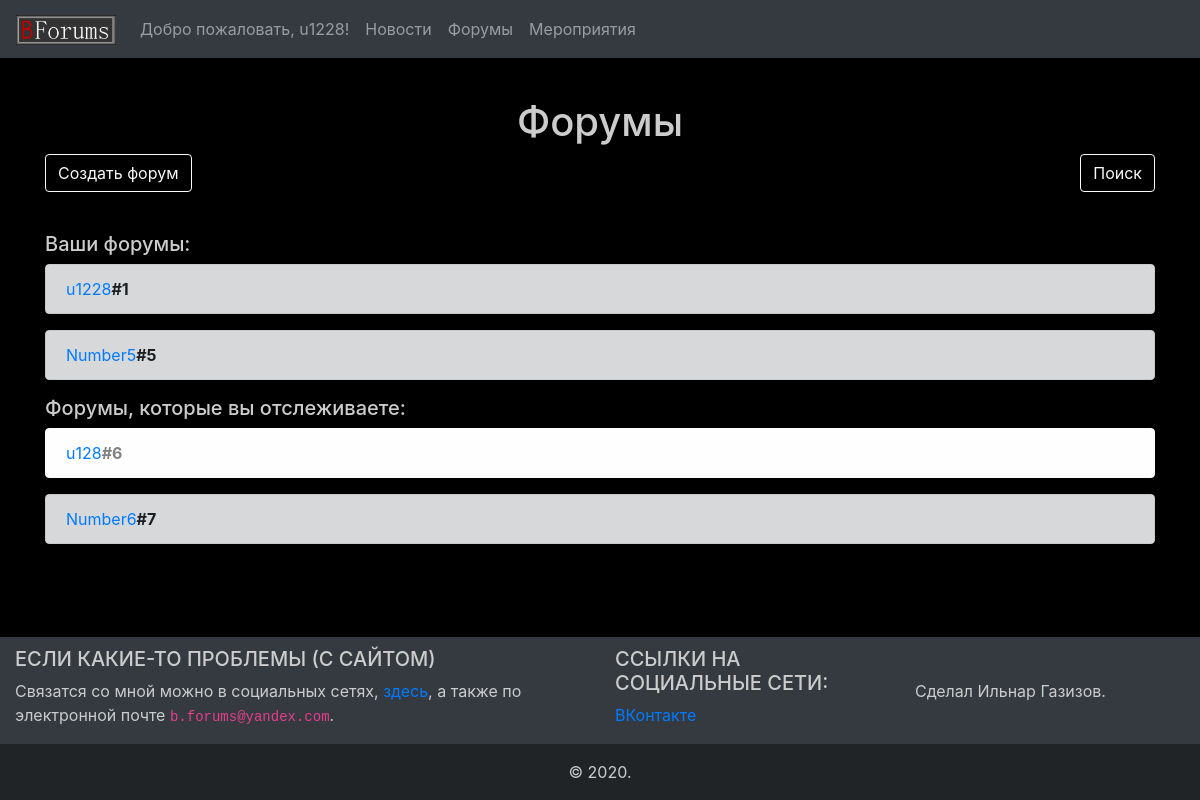
/forums (signed in), run on the app's committed database.
### models.py (models this page shows, shortened)
class User(SqlAlchemyBase, UserMixin):
    __tablename__ = 'users'
    id = sqlalchemy.Column(sqlalchemy.Integer,
                           primary_key=True, autoincrement=True)
    nickname = sqlalchemy.Column(sqlalchemy.String, nullable=True, unique=True)
    email = sqlalchemy.Column(sqlalchemy.String, index=True, unique=True, nullable=True)
    hashed_password = sqlalchemy.Column(sqlalchemy.String, nullable=True)
    forum_id = sqlalchemy.Column(sqlalchemy.Integer, nullable=True)
    follow = sqlalchemy.Column(sqlalchemy.String, nullable=True)

class Forum(SqlAlchemyBase):
    __tablename__ = 'forums'
    id = sqlalchemy.Column(sqlalchemy.Integer,
                           primary_key=True, autoincrement=True)
    title = sqlalchemy.Column(sqlalchemy.String, nullable=True)
    private = sqlalchemy.Column(sqlalchemy.Boolean, default=False)
    personal = sqlalchemy.Column(sqlalchemy.Boolean, default=False)
    admin_id = sqlalchemy.Column(sqlalchemy.Integer)
    editors = sqlalchemy.Column(sqlalchemy.String, default="")

### main.py (the view)
@app.route("/forums")
@login_required
def forums():
    follows = session.query(Forum).filter(Forum.id.in_(
        current_user.follow.split(",")), Forum.admin_id != current_user.id).all()
    created = session.query(Forum).filter(
        Forum.admin_id == current_user.id).all()
    return render_template("forums.html", title="Форумы", follows=follows, created=created)

### main.py (called while the page is built)
@app.context_processor
def inject_variables():
    return dict(format_message=format_message)

@login_manager.user_loader
def load_user(user_id):
    return session.query(User).get(user_id)

### templates/forums.html (shortened to what this page needs)
{% extends "base.html" %}
{% block content %}
<h1>{{title}}</h1>
<a class="btn btn-outline-light" href="/createforum" role="button">Создать форум</a>
<a class="btn btn-outline-light" href="/search" role="button", style="float: right">Поиск</a>
<p>&nbsp;</p>
<h5>Ваши форумы:</h5>
{% for forum in created %}
  {% if forum.private %}
    <div class="alert alert-light" role="alert">
      <a href="/f/{{forum.id}}">{{forum.title}}</a><b color="CCC">#{{forum.id}}</b>
    </div>
  {% else %}
    <div class="alert alert-dark" role="alert">
      <a href="/f/{{forum.id}}">{{forum.title}}</a><b color="CCC">#{{forum.id}}</b>
    </div>
  {% endif %}
{% endfor %}
<h5>Форумы, которые вы отслеживаете:</h5>
{% for forum in follows %}
  {% if forum.private %}
    <div class="alert alert-light" role="alert">
      <a href="/f/{{forum.id}}">{{forum.title}}</a><b color="CCC">#{{forum.id}}</b>
    </div>
  {% else %}
    <div class="alert alert-dark" role="alert">
      <a href="/f/{{forum.id}}">{{forum.title}}</a><b color="CCC">#{{forum.id}}</b>
    </div>
  {% endif %}
{% endfor %}
{% endblock %}

### templates/base.html (shortened to what this page needs)
<!doctype html>
<html lang="en">
<head>
    <link rel="stylesheet"
          href="https://stackpath.bootstrapcdn.com/bootstrap/4.4.1/css/bootstrap.min.css"
>
    <link rel="stylesheet" href={{url_for('static', filename='css/style.css')}} type="text/css"/>
    <link rel="stylesheet" href={{url_for('static', filename='css/code_highlight.css')}} type="text/css"/>
    <link rel="stylesheet" href={{url_for('static', filename='css/modest.css')}} type="text/css"/>
</head>
<body>
<header>
    <nav class="navbar navbar-expand-lg navbar-dark bg-dark">
        <a class="navbar-brand" href="/"><img src={{url_for('static', filename='img/logo.png')}} alt="Blin Forums" width="100" height="30" class="logo"></a>
        {% if current_user.is_authenticated %}
        <div class="collapse navbar-collapse" id="navbarSupportedContent">
          <ul class="navbar-nav mr-auto">
            <li class="nav-item">
              <a class="nav-link" href="/u/{{ current_user.id }}">Добро пожаловать, {{ current_user.nickname }}!</a>
            </li>
            <li class="nav-item">
              <a class="nav-link" href="/news">Новости</a>
            </li>
            <li class="nav-item">
              <a class="nav-link" href="/forums">Форумы</a>
            </li>
            <li class="nav-item">
              <a class="nav-link" href="/events">Мероприятия</a>
            </li>
          </ul>
        </div>
        {% endif %}
    </nav>
</header>
<p>&nbsp;</p>
<main role="main" class="container">
    {% block content %}{% endblock %}
</main>
<footer class="page-footer font-small blue pt-4">
  <div class="container-fluid text-center text-md-left" style="background: #343A40; padding-top: 10px;">
    <div class="row">
      <div class="col-md-6 mt-md-0 mt-3">
        <h5 class="text-uppercase">Если какие-то проблемы (с сайтом)</h5>
        <p>Связатся со мной можно в социальных сетях, <a href="/u/1">здесь</a>, а также по электронной почте <code>b.forums@yandex.com</code>.</p>
      </div>
      <div class="col-md-3 mb-md-0 mb-3">
        <h5 class="text-uppercase">Ссылки на социальные сети:</h5>
        <ul class="list-unstyled">
          <li>
            <a href="https://vk.com/a01001001">ВКонтакте</a>
          </li>
        </ul>
      </div>
      <div class="col-md-3 mb-md-0 mb-3">
        <h5 class="text-uppercase">&nbsp;</h5>
        <ul class="list-unstyled">
          <li>
            Сделал Ильнар Газизов.
          </li>
        </ul>
      </div>
    </div>
  </div>
  <div class="footer-copyright text-center py-3" style="background: #212427">© 2020.</div>
</footer>
</body>
</html>

### static/css/style.css (style rules this page uses)
h1 { text-align: center; }
body { background: #000; color: #ccc; height: 100%; margin: 0; display:flex; flex-direction:column; }
html { height: 100%; margin: 0; }
footer { margin-top:auto; }

### data on the page
User: nickname "u1228"
Forum: title "u1228", id "1"
Forum: title "Number5", id "5"
Forum: title "u128", id "6"
Forum: title "Number6", id "7"

### other printed values
{{ title }} "Форумы"
